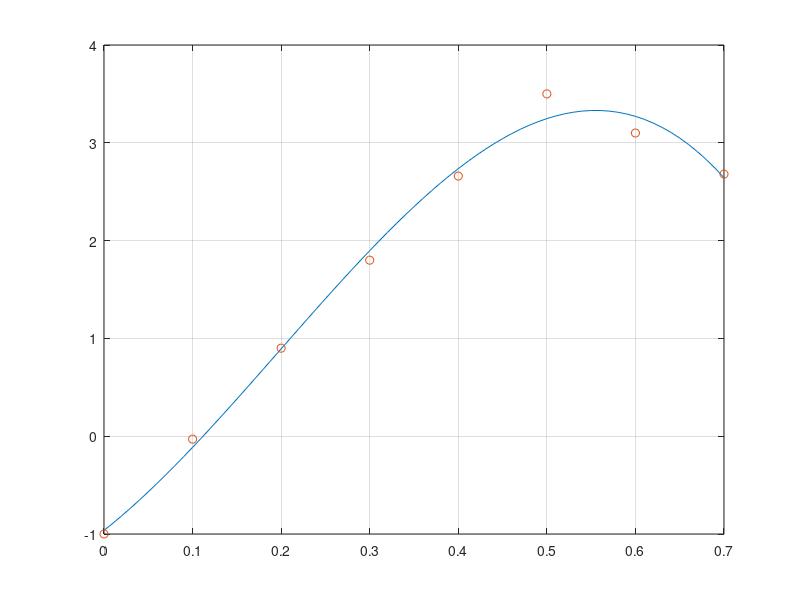

This figure's MATLAB source:
close all
clear
clc

% Data points
x = (0:0.1:0.7)';
y = [-1 -0.03 0.90 1.80 2.66 3.50 3.10 2.68]';
n = length(x);
m = 3;

for i=1:2*m
    xsum(i) = sum(x.^(i));
end
a(1,1) = n;
b(1,1) = sum(y);
for j = 2:m+1
    a(1,j)=xsum(j-1);
end
for i = 2:m+1
    for j = 1:m+1
        a(i,j)=xsum(j+i-2);
    end
    b(i,1) = sum(x.^(i-1).*y);
end
p = (a\b)';
for i = 1:m+1
    Pcoef(i)=p(m+2-i);
end

polyval(Pcoef, x);
ei = abs(polyval(Pcoef,x) - y);
Error = sum(ei.^2); % Part (c) - Error Calculation
X=0:0.01:0.7;
Y=polyval(Pcoef,X);
plot(X,Y)
hold on
grid on
plot(x,y,'o')

fprintf('Part (a)\n----------------------------------\n')

A = [x.^3 x.^2 x ones(size(x))];
B = A\y; % Solve the system
fprintf('Polynomial, p(x) = (%.4f)*x^3 + (%.4f)*x^2 + (%.4f)*x + (%.4f)\n', B)

fprintf('Part (c)\n----------------------------------\n')

Error